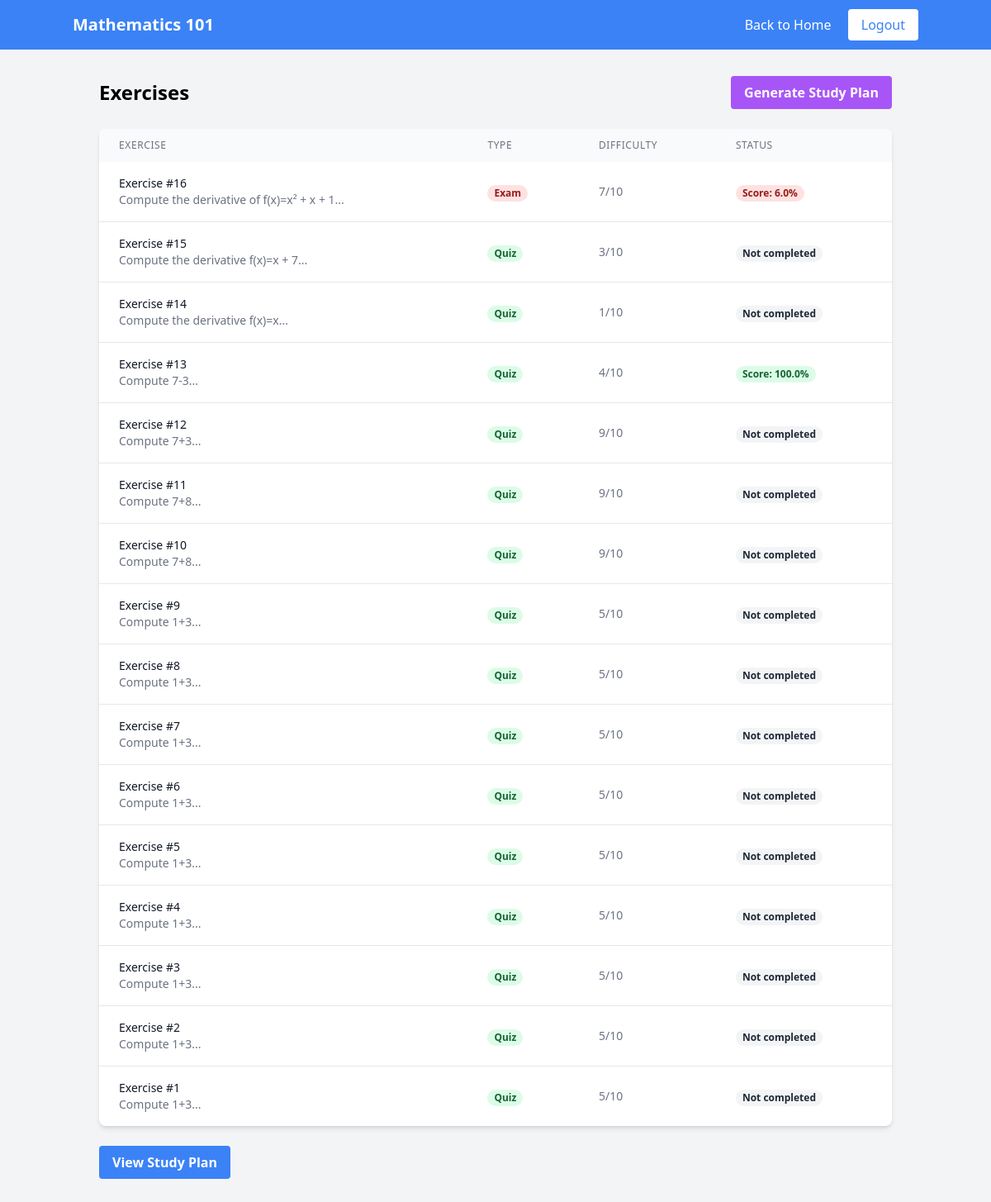
The page /course/1 on the database its author committed.
### tables this page shows
CREATE TABLE course (
            id INTEGER PRIMARY KEY,
            name TEXT NOT NULL,
            professor TEXT
        );

CREATE TABLE exercise (
            id INTEGER PRIMARY KEY,
            course_id INTEGER NOT NULL,
            text TEXT NOT NULL,
            solution TEXT,
            difficulty INTEGER,
            created TEXT NOT NULL,
            type TEXT CHECK(type IN ('exam', 'quiz')),
            FOREIGN KEY (course_id) REFERENCES course(id)
        );

### main.py (the view)
@app.get("/course/{course_id}", response_class=HTMLResponse)
async def course_page(request: Request, course_id: int):
    course = get_course(db, course_id)
    exercises = get_course_exercises(db, course_id, 1)  # Hardcoded student_id = 1
    return templates.TemplateResponse("course.html", {
        "request": request,
        "course": course,
        "exercises": exercises
    })

### templates/course.html (shortened to what this page needs)
<!DOCTYPE html>
<html lang="en">
<head>
    <script src="https://cdn.tailwindcss.com"></script>
</head>
<body class="bg-gray-100 min-h-screen">
    <nav class="bg-blue-500 text-white p-4">
        <div class="container mx-auto flex justify-between items-center">
            <h1 class="text-xl font-bold">{{ course.name }}</h1>
            <div class="space-x-4">
                <a href="/home" class="hover:underline">Back to Home</a>
                <a href="/" class="bg-white text-blue-500 px-4 py-2 rounded">Logout</a>
            </div>
        </div>
    </nav>
    <div class="container mx-auto p-8">
        <div class="flex justify-between items-center mb-6">
            <h2 class="text-2xl font-bold">Exercises</h2>
            <button type="button" onclick="generateStudyPlan(event)" class="bg-purple-500 hover:bg-purple-600 text-white font-bold py-2 px-4 rounded">
                Generate Study Plan
            </button>
        </div>
        <div class="bg-white rounded-lg shadow-md overflow-hidden">
            <table class="w-full">
                <thead class="bg-gray-50">
                    <tr>
                        <th class="px-6 py-3 text-left text-xs font-medium text-gray-500 uppercase tracking-wider">Exercise</th>
                        <th class="px-6 py-3 text-left text-xs font-medium text-gray-500 uppercase tracking-wider">Type</th>
                        <th class="px-6 py-3 text-left text-xs font-medium text-gray-500 uppercase tracking-wider">Difficulty</th>
                        <th class="px-6 py-3 text-left text-xs font-medium text-gray-500 uppercase tracking-wider">Status</th>
                    </tr>
                </thead>
                <tbody class="divide-y divide-gray-200">
                    {% for exercise in exercises %}
                    <tr>
                        <td class="px-6 py-4 whitespace-nowrap">
                            <div class="text-sm font-medium text-gray-900">Exercise #{{ exercise.id }}</div>
                            <div class="text-sm text-gray-500 truncate max-w-xs">{{ exercise.text[:50] }}...</div>
                        </td>
                        <td class="px-6 py-4 whitespace-nowrap">
                            <span class="px-2 inline-flex text-xs leading-5 font-semibold rounded-full
                                {% if exercise.type == 'exam' %}bg-red-100 text-red-800{% else %}bg-green-100 text-green-800{% endif %}">
                                {{ exercise.type|capitalize }}
                            </span>
                        </td>
                        <td class="px-6 py-4 whitespace-nowrap text-sm text-gray-500">
                            {{ exercise.difficulty }}/10
                        </td>
                        <td class="px-6 py-4 whitespace-nowrap">
                            {% if exercise.last_score is not none %}
                                <span class="px-2 inline-flex text-xs leading-5 font-semibold rounded-full
                                    {% if exercise.last_score >= 70 %}bg-green-100 text-green-800{% elif exercise.last_score >= 50 %}bg-yellow-100 text-yellow-800{% else %}bg-red-100 text-red-800{% endif %}">
                                    Score: {{ exercise.last_score }}%
                                </span>
                            {% else %}
                                <span class="px-2 inline-flex text-xs leading-5 font-semibold rounded-full bg-gray-100 text-gray-800">
                                    Not completed
                                </span>
                            {% endif %}
                        </td>
                    </tr>
                    {% endfor %}
                </tbody>
            </table>
        </div>
        <div class="mt-6">
            <a href="/study_plan?course_id={{ course.id }}" class="bg-blue-500 hover:bg-blue-600 text-white font-bold py-2 px-4 rounded inline-block">
                View Study Plan
            </a>
        </div>
    </div>
</body>
</html>

### rows shown on the page
course: name "Mathematics 101"
exercise: id "16", text "Compute the derivative of f(x)=x² + x + 1", type "Exam", difficulty "7", last_score "6.0"
exercise: id "15", text "Compute the derivative f(x)=x + 7", type "Quiz", difficulty "3", shows "Not completed"
exercise: id "14", text "Compute the derivative f(x)=x", type "Quiz", difficulty "1", shows "Not completed"
exercise: id "13", text "Compute 7-3", type "Quiz", difficulty "4", last_score "100.0"
exercise: id "12", text "Compute 7+3", type "Quiz", difficulty "9", shows "Not completed"
exercise: id "11", text "Compute 7+8", type "Quiz", difficulty "9", shows "Not completed"
exercise: id "10", text "Compute 7+8", type "Quiz", difficulty "9", shows "Not completed"
exercise: id "9", text "Compute 1+3", type "Quiz", difficulty "5", shows "Not completed"
exercise: id "8", text "Compute 1+3", type "Quiz", difficulty "5", shows "Not completed"
exercise: id "7", text "Compute 1+3", type "Quiz", difficulty "5", shows "Not completed"
exercise: id "6", text "Compute 1+3", type "Quiz", difficulty "5", shows "Not completed"
exercise: id "5", text "Compute 1+3", type "Quiz", difficulty "5", shows "Not completed"
exercise: id "4", text "Compute 1+3", type "Quiz", difficulty "5", shows "Not completed"
exercise: id "3", text "Compute 1+3", type "Quiz", difficulty "5", shows "Not completed"
exercise: id "2", text "Compute 1+3", type "Quiz", difficulty "5", shows "Not completed"
exercise: id "1", text "Compute 1+3", type "Quiz", difficulty "5", shows "Not completed"
